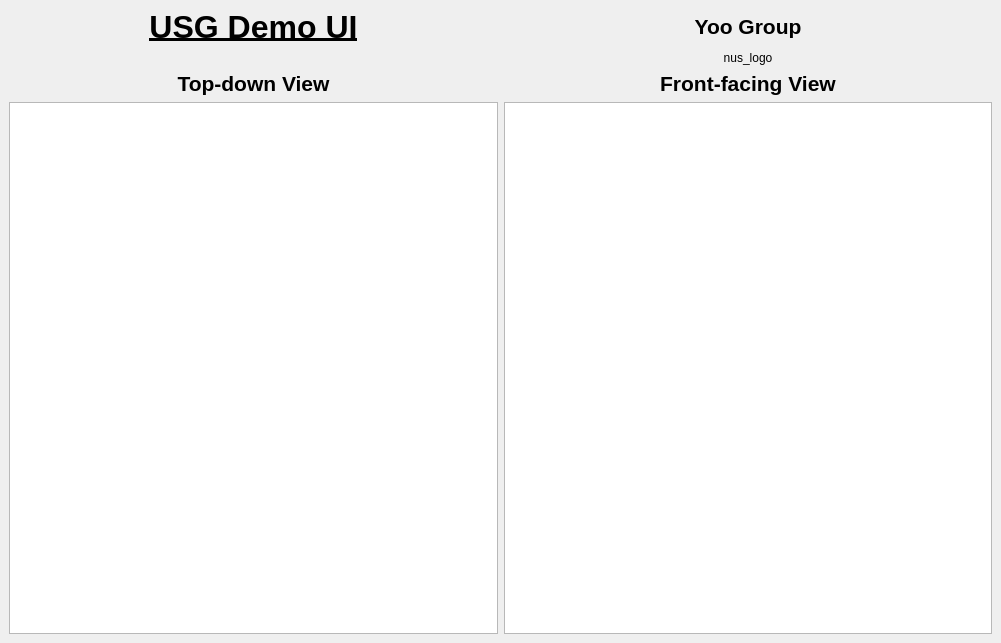
<?xml version="1.0" encoding="UTF-8"?>
<ui version="4.0">
 <class>MainWindow</class>
 <widget class="QMainWindow" name="MainWindow">
  <property name="geometry">
   <rect>
    <x>0</x>
    <y>0</y>
    <width>1001</width>
    <height>643</height>
   </rect>
  </property>
  <property name="windowTitle">
   <string>MainWindow</string>
  </property>
  <widget class="QWidget" name="centralwidget">
   <layout class="QGridLayout" name="gridLayout">
    <item row="4" column="3">
     <widget class="QLabel" name="label_front">
      <property name="sizePolicy">
       <sizepolicy hsizetype="Preferred" vsizetype="Fixed">
        <horstretch>0</horstretch>
        <verstretch>0</verstretch>
       </sizepolicy>
      </property>
      <property name="font">
       <font>
        <family>Arial</family>
        <pointsize>16</pointsize>
        <bold>true</bold>
        <underline>false</underline>
       </font>
      </property>
      <property name="text">
       <string>Front-facing View</string>
      </property>
      <property name="alignment">
       <set>Qt::AlignCenter</set>
      </property>
     </widget>
    </item>
    <item row="4" column="0">
     <widget class="QLabel" name="label_top">
      <property name="sizePolicy">
       <sizepolicy hsizetype="Preferred" vsizetype="Fixed">
        <horstretch>0</horstretch>
        <verstretch>0</verstretch>
       </sizepolicy>
      </property>
      <property name="font">
       <font>
        <family>Arial</family>
        <pointsize>16</pointsize>
        <bold>true</bold>
        <underline>false</underline>
       </font>
      </property>
      <property name="text">
       <string>Top-down View</string>
      </property>
      <property name="alignment">
       <set>Qt::AlignCenter</set>
      </property>
     </widget>
    </item>
    <item row="0" column="3">
     <widget class="QLabel" name="label_yoo">
      <property name="sizePolicy">
       <sizepolicy hsizetype="Preferred" vsizetype="Fixed">
        <horstretch>0</horstretch>
        <verstretch>0</verstretch>
       </sizepolicy>
      </property>
      <property name="font">
       <font>
        <family>Arial</family>
        <pointsize>16</pointsize>
        <bold>true</bold>
       </font>
      </property>
      <property name="text">
       <string>Yoo Group</string>
      </property>
      <property name="alignment">
       <set>Qt::AlignCenter</set>
      </property>
     </widget>
    </item>
    <item row="0" column="0">
     <widget class="QLabel" name="label_title">
      <property name="sizePolicy">
       <sizepolicy hsizetype="Preferred" vsizetype="Fixed">
        <horstretch>0</horstretch>
        <verstretch>0</verstretch>
       </sizepolicy>
      </property>
      <property name="font">
       <font>
        <family>Arial</family>
        <pointsize>24</pointsize>
        <bold>true</bold>
        <underline>true</underline>
       </font>
      </property>
      <property name="text">
       <string>USG Demo UI</string>
      </property>
      <property name="alignment">
       <set>Qt::AlignCenter</set>
      </property>
     </widget>
    </item>
    <item row="2" column="3">
     <widget class="QLabel" name="label_logo">
      <property name="sizePolicy">
       <sizepolicy hsizetype="Preferred" vsizetype="Fixed">
        <horstretch>0</horstretch>
        <verstretch>0</verstretch>
       </sizepolicy>
      </property>
      <property name="text">
       <string>nus_logo</string>
      </property>
      <property name="alignment">
       <set>Qt::AlignCenter</set>
      </property>
     </widget>
    </item>
    <item row="5" column="0">
     <widget class="QGraphicsView" name="top_down_view"/>
    </item>
    <item row="5" column="3">
     <widget class="QGraphicsView" name="front_facing_view"/>
    </item>
   </layout>
  </widget>
 </widget>
 <resources/>
 <connections/>
</ui>
